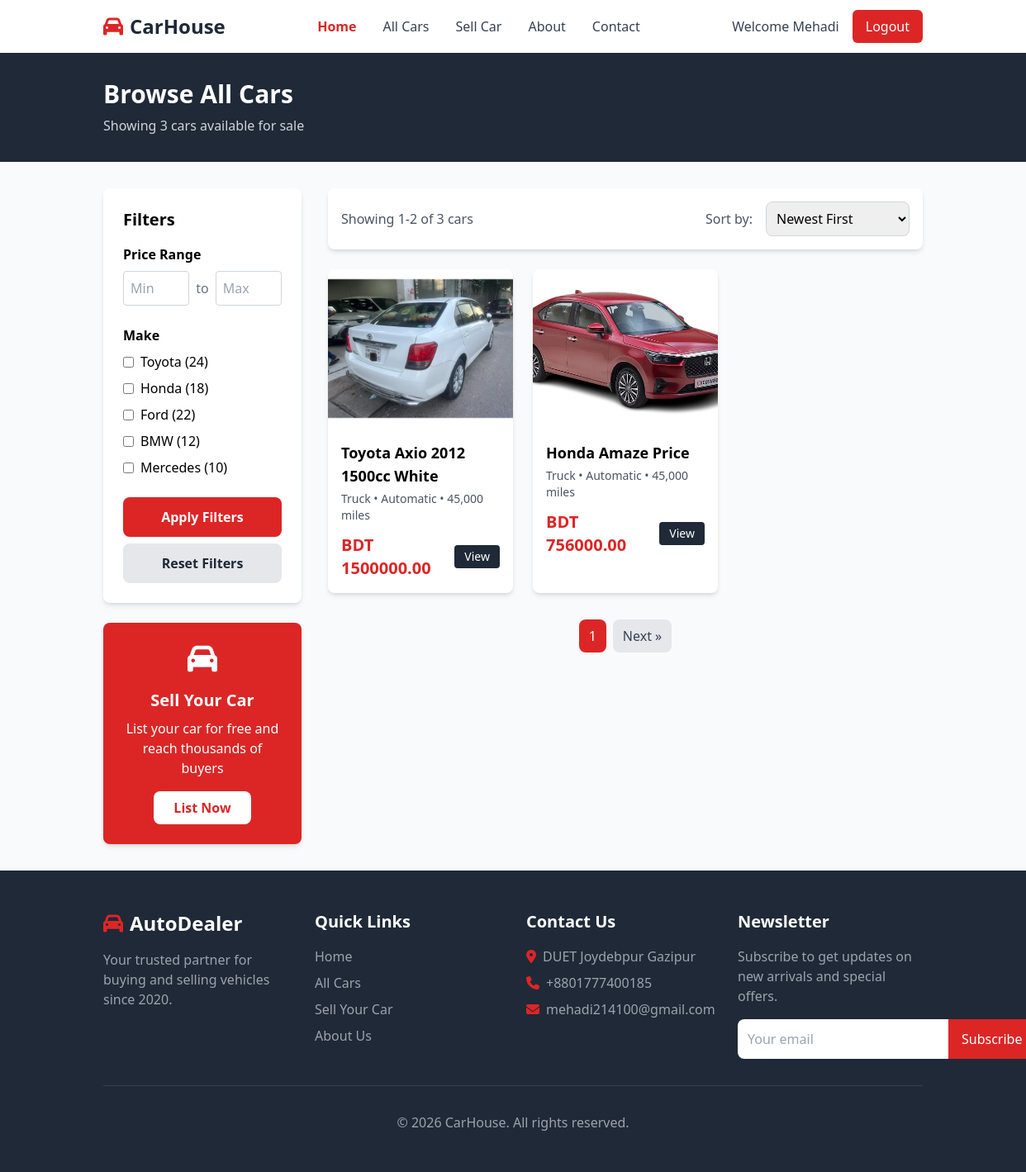
Page /allcars/ (signed in) on the committed database.
### accounts/models.py (models this page shows, shortened)
class User(AbstractUser):
    email = models.EmailField(unique=True)
    phone_number = models.CharField(max_length=15)
    USERNAME_FIELD = 'email'
    REQUIRED_FIELDS = ['username', 'first_name', 'last_name']

### car/models.py (models this page shows, shortened)
class Car(models.Model):
    owner = models.ForeignKey(settings.AUTH_USER_MODEL, on_delete=models.CASCADE)
    title = models.CharField(max_length=200)
    brand = models.ForeignKey(Brand, on_delete=models.SET_NULL, null=True)
    car_model = models.ForeignKey(CarModel, on_delete=models.SET_NULL, null=True)
    price = models.DecimalField(max_digits=12, decimal_places=2)
    image = models.ImageField(upload_to='car_images/')
    description = models.TextField()
    quantity = models.IntegerField(default=1)
    created_at = models.DateTimeField(auto_now_add=True)

### car/views.py (the view)
# urls.py: path('allcars/',AllCarsView.as_view(),name="all_cars"),
class AllCarsView(ListView):
    template_name = 'all-cars.html'
    model = Car
    context_object_name = 'cars'
    paginate_by = 2

### templates/all-cars.html (shortened to what this page needs)
{% extends "base.html" %}
{% block content %}
    <div class="bg-gray-800 text-white py-8">
        <div class="container mx-auto px-4">
            <h1 class="text-3xl font-bold mb-2">Browse All Cars</h1>
            <p class="text-gray-300">Showing {{ page_obj.paginator.count }} cars available for sale</p>
        </div>
    </div>
    <div class="container mx-auto px-4 py-8">
        <div class="flex flex-col lg:flex-row gap-8">
            <div class="lg:w-1/4">
                <div class="bg-white rounded-lg shadow-md p-6 mb-6">
                    <h3 class="text-xl font-bold mb-4">Filters</h3>
                    <div class="mb-6">
                        <h4 class="font-bold mb-2">Price Range</h4>
                        <div class="flex items-center space-x-2 mb-2">
                            <input type="number" placeholder="Min" class="w-1/2 p-2 border border-gray-300 rounded">
                            <span class="text-gray-500">to</span>
                            <input type="number" placeholder="Max" class="w-1/2 p-2 border border-gray-300 rounded">
                        </div>
                    </div>
                    <div class="mb-6">
                        <h4 class="font-bold mb-2">Make</h4>
                        <div class="space-y-2">
                            <label class="flex items-center">
                                <input type="checkbox" class="mr-2">
                                <span>Toyota (24)</span>
                            </label>
                            <label class="flex items-center">
                                <input type="checkbox" class="mr-2">
                                <span>Honda (18)</span>
                            </label>
                            <label class="flex items-center">
                                <input type="checkbox" class="mr-2">
                                <span>Ford (22)</span>
                            </label>
                            <label class="flex items-center">
                                <input type="checkbox" class="mr-2">
                                <span>BMW (12)</span>
                            </label>
                            <label class="flex items-center">
                                <input type="checkbox" class="mr-2">
                                <span>Mercedes (10)</span>
                            </label>
                        </div>
                    </div>
                    <button class="w-full bg-red-600 text-white py-3 rounded-lg font-semibold hover:bg-red-700">Apply Filters</button>
                    <button class="w-full mt-2 bg-gray-200 text-gray-800 py-3 rounded-lg font-semibold hover:bg-gray-300">Reset Filters</button>
                </div>
                <div class="bg-red-600 text-white rounded-lg shadow-md p-6 text-center">
                    <i class="fas fa-car text-4xl mb-4"></i>
                    <h3 class="text-xl font-bold mb-2">Sell Your Car</h3>
                    <p class="mb-4">List your car for free and reach thousands of buyers</p>
                    <a href="sell-car.html" class="inline-block bg-white text-red-600 px-6 py-2 rounded-lg font-semibold hover:bg-gray-100">List Now</a>
                </div>
            </div>
            <div class="lg:w-3/4">
                <div class="bg-white rounded-lg shadow-md p-4 mb-6 flex flex-col md:flex-row justify-between items-center">
                    <div class="mb-4 md:mb-0">
                        <span class="text-gray-600">Showing {{page_obj.start_index}}-{{page_obj.end_index}} of {{ page_obj.paginator.count }} cars</span>
                    </div>
                    <div class="flex items-center space-x-4">
                        <span class="text-gray-600">Sort by:</span>
                        <select class="p-2 border border-gray-300 rounded-lg focus:outline-none">
                            <option>Newest First</option>
                        </select>
                    </div>
                </div>
                <div class="grid grid-cols-1 md:grid-cols-2 lg:grid-cols-3 gap-6">
                    {% for car in cars %}
                    <div class="bg-white rounded-lg shadow-md overflow-hidden hover:shadow-lg transition">
                        <div class="relative">
                            <img src="{{car.image.url}}"
                                 alt="Car" class="w-full h-48 object-cover">
                        </div>
                        <div class="p-4">
                            <h3 class="text-lg font-bold mb-1">{{car.title}}</h3>
                            <p class="text-gray-600 text-sm mb-3">Truck • Automatic • 45,000 miles</p>
                            <div class="flex justify-between items-center">
                                <span class="text-xl font-bold text-red-600">BDT {{car.price}}</span>
                                <a href="car-details.html" class="bg-gray-800 text-white px-3 py-1 rounded text-sm hover:bg-gray-900">View</a>
                            </div>
                        </div>
                    </div>
                    {% endfor %}
                </div>
                <div class="mt-8 flex justify-center">
                    <nav class="flex items-center space-x-2">
                        <a href="#" class="px-3 py-2 bg-red-600 text-white rounded-lg">{{page_obj.number}}</a>
                        {% if page_obj.has_next %}
                         <a href="?page={{page_obj.next_page_number}}" class="px-3 py-2 bg-gray-200 text-gray-700 rounded-lg hover:bg-gray-300">Next &raquo;</a>
                        {% endif %}
                    </nav>
                </div>
            </div>
        </div>
    </div>
{% endblock content %}

### templates/base.html (shortened to what this page needs)
<!DOCTYPE html>
<html lang="en">
<head>
    <script src="https://cdn.tailwindcss.com"></script>
    <link rel="stylesheet" href="https://cdnjs.cloudflare.com/ajax/libs/font-awesome/6.4.0/css/all.min.css">
</head>
<body class="bg-gray-50">
    <nav class="bg-white shadow-md">
        <div class="container mx-auto px-4 py-3 flex justify-between items-center">
            <div class="flex items-center">
                <i class="fas fa-car text-red-600 text-2xl mr-2"></i>
                <a href="{% url "home" %}" class="text-2xl font-bold text-gray-800">CarHouse</a>
            </div>
            <div class="hidden md:flex space-x-8">
                <a href="{% url "home" %}" class="text-red-600 font-semibold">Home</a>
                <a href="{% url "all_cars" %}" class="text-gray-700 hover:text-red-600">All Cars</a>
                <a href="{% url "sellcar" %}" class="text-gray-700 hover:text-red-600">Sell Car</a>
                <a href="about.html" class="text-gray-700 hover:text-red-600">About</a>
                <a href="contact.html" class="text-gray-700 hover:text-red-600">Contact</a>
            </div>
            {% if user.is_authenticated %}
                <div class="flex items-center space-x-4">
                    <a href="#" class="text-gray-700 hover:text-red-600">Welcome {{user.first_name}}</a>
                    <form action="{% url 'logout' %}" method="post">
                        <button type="submit" class="bg-red-600 text-white px-4 py-2 rounded-md hover:bg-red-700">
                            Logout
                        </button>
                    </form>
                </div>
            {% else %}
                <div class="flex items-center space-x-4">
                    <a href="{% url "login" %}" class="text-gray-700 hover:text-red-600">Login</a>
                    <a href="{% url "registration" %}" class="bg-red-600 text-white px-4 py-2 rounded-md hover:bg-red-700">Register</a>
                </div>
            {% endif %}
        </div>
    </nav>
    {% block content %}{% endblock content %}
    <footer class="bg-gray-800 text-white py-12">
        <div class="container mx-auto px-4">
            <div class="grid grid-cols-1 md:grid-cols-4 gap-8">
                <div>
                    <div class="flex items-center mb-4">
                        <i class="fas fa-car text-red-600 text-2xl mr-2"></i>
                        <span class="text-2xl font-bold">AutoDealer</span>
                    </div>
                    <p class="text-gray-400">Your trusted partner for buying and selling vehicles since 2020.</p>
                </div>
                <div>
                    <h3 class="text-xl font-bold mb-4">Quick Links</h3>
                    <ul class="space-y-2">
                        <li><a href="index.html" class="text-gray-400 hover:text-white">Home</a></li>
                        <li><a href="all-cars.html" class="text-gray-400 hover:text-white">All Cars</a></li>
                        <li><a href="sell-car.html" class="text-gray-400 hover:text-white">Sell Your Car</a></li>
                        <li><a href="about.html" class="text-gray-400 hover:text-white">About Us</a></li>
                    </ul>
                </div>
                <div>
                    <h3 class="text-xl font-bold mb-4">Contact Us</h3>
                    <ul class="space-y-2 text-gray-400">
                        <li class="flex items-center">
                            <i class="fas fa-map-marker-alt mr-2 text-red-600"></i>
                            DUET Joydebpur Gazipur
                        </li>
                        <li class="flex items-center">
                            <i class="fas fa-phone mr-2 text-red-600"></i>
                            +8801777400185
                        </li>
                        <li class="flex items-center">
                            <i class="fas fa-envelope mr-2 text-red-600"></i>
                            mehadi214100@gmail.com
                        </li>
                    </ul>
                </div>
                <div>
                    <h3 class="text-xl font-bold mb-4">Newsletter</h3>
                    <p class="text-gray-400 mb-4">Subscribe to get updates on new arrivals and special offers.</p>
                    <div class="flex">
                        <input type="email" placeholder="Your email" class="flex-grow p-3 text-gray-800 rounded-l-lg focus:outline-none">
                        <button class="bg-red-600 px-4 rounded-r-lg hover:bg-red-700">Subscribe</button>
                    </div>
                </div>
            </div>
            <div class="border-t border-gray-700 mt-8 pt-8 text-center text-gray-400">
                <p>&copy; 2026 CarHouse. All rights reserved.</p>
            </div>
        </div>
    </footer>
</body>
</html>

### rows in the picture
User: first_name "Mehadi"
Car: image (picture), title "Toyota Axio 2012 1500cc White", price "1500000.00"
Car: image (picture), title "Honda Amaze Price", price "756000.00"

### other values in the picture
{{ page_obj.paginator.count }} "3"
{{ page_obj.start_index }} "1"
{{ page_obj.end_index }} "2"
{{ page_obj.number }} "1"
